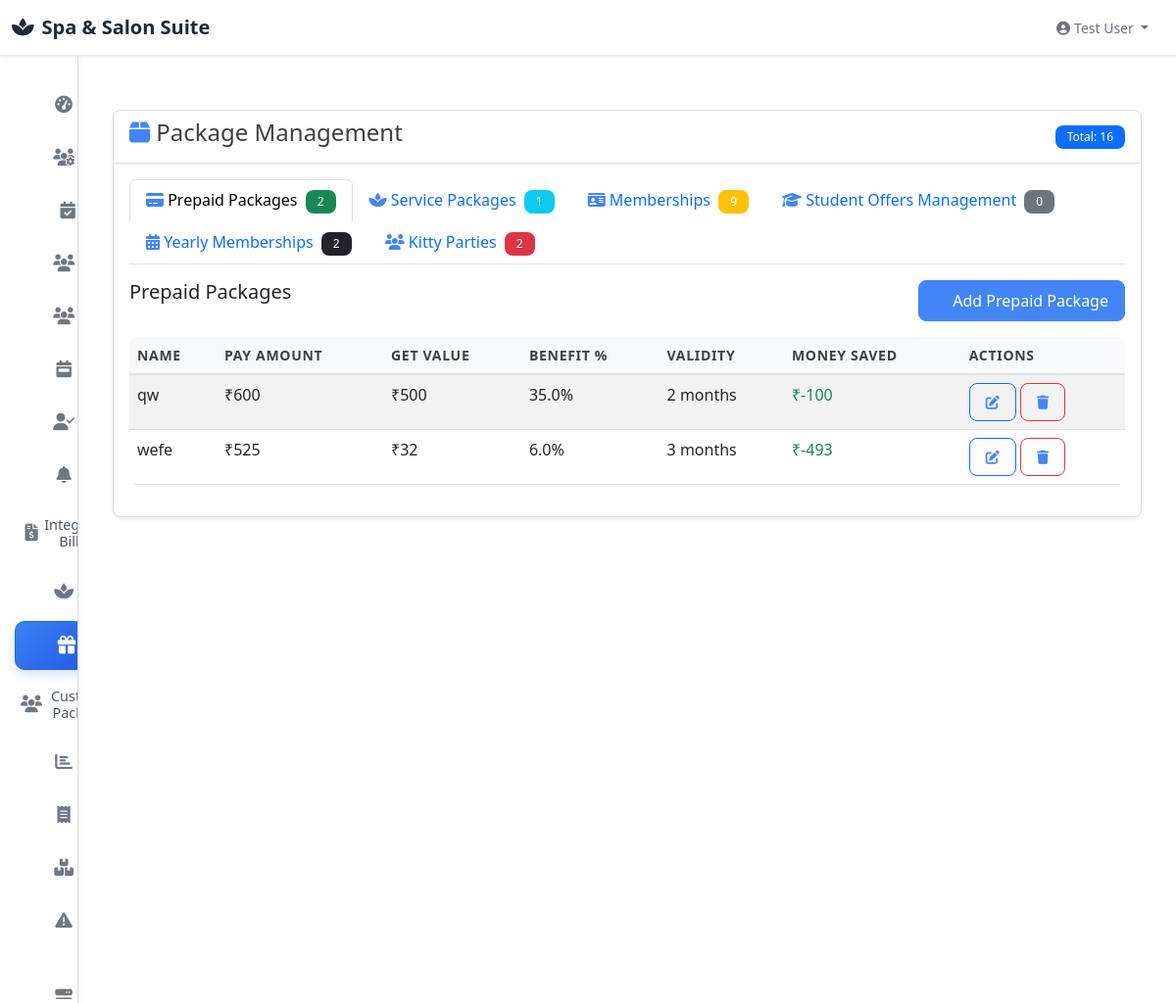
Page /packages (signed in) on the committed database.
### models.py (models this page shows)
class PrepaidPackage(db.Model):
    __tablename__ = "prepaid_packages"
    id = db.Column(db.Integer, primary_key=True)
    name = db.Column(db.String(100), nullable=False)
    actual_price = db.Column(db.Float, nullable=False)   # Price customer pays
    after_value = db.Column(db.Float, nullable=False)    # Value they get
    benefit_percent = db.Column(db.Float, nullable=False)
    validity_months = db.Column(db.Integer, nullable=False)
    is_active = db.Column(db.Boolean, default=True)
    created_at = db.Column(db.DateTime, default=datetime.utcnow)
    @property
    def money_saved(self):
        return self.after_value - self.actual_price

### modules/packages/new_packages_views.py (the view)
@app.route('/packages')
@login_required
def packages():
    if not hasattr(current_user, 'can_access') or not current_user.can_access('packages'):
        flash('Access denied', 'danger')
        return redirect(url_for('dashboard'))
    stats = get_all_package_statistics()
    prepaid_packages = get_all_prepaid_packages()
    service_packages = get_all_service_packages()
    memberships = get_all_memberships()
    student_offers = get_all_student_offers()
    yearly_memberships = get_all_yearly_memberships()
    kitty_parties = get_all_kitty_parties()
    from models import Customer, Service
    customers = Customer.query.filter_by(is_active=True).order_by(Customer.first_name, Customer.last_name).all()
    services = Service.query.filter_by(is_active=True).order_by(Service.name).all()
    return render_template('new_packages.html',
                         prepaid_packages=prepaid_packages,
                         service_packages=service_packages,
                         memberships=memberships,
                         student_offers=student_offers,
                         yearly_memberships=yearly_memberships,
                         kitty_parties=kitty_parties,
                         customers=customers,
                         services=services,
                         stats=stats)

### app.py (called while the page is built)
@login_manager.user_loader
def load_user(user_id):
    from models import User
    return User.query.get(int(user_id))

@app.context_processor
def utility_processor():
    import utils
    return dict(utils=utils)

@app.after_request
def after_request(response):
    response.headers['X-Frame-Options'] = 'SAMEORIGIN'
    response.headers['Access-Control-Allow-Origin'] = '*'
    response.headers['Access-Control-Allow-Methods'] = 'GET, POST, PUT, DELETE, OPTIONS'
    response.headers['Access-Control-Allow-Headers'] = 'Content-Type, Authorization, X-Requested-With'
    response.headers['Cache-Control'] = 'no-cache, no-store, must-revalidate'
    response.headers['Pragma'] = 'no-cache'
    response.headers['Expires'] = '0'
    return response

### models.py (called while the page is built, shortened)
    def has_role(self, role):
        if self.role_id and hasattr(self, 'dynamic_role') and self.dynamic_role:
            return self.dynamic_role.name == role
        return self.role == role

    def can_access(self, resource):
        if not self.is_active:
            return False
        if self.has_role('admin') or self.has_role('super_admin') or self.role == 'admin':
            return True

    @property
    def free_services(self):
        return self.total_services - self.pay_for

### modules/packages/new_packages_queries.py (called while the page is built)
def get_all_package_statistics():
    stats = {
        'prepaid_packages': PrepaidPackage.query.filter_by(is_active=True).count(),
        'service_packages': ServicePackage.query.filter_by(is_active=True).count(),
        'memberships': Membership.query.filter_by(is_active=True).count(),
        'student_offers': StudentOffer.query.filter_by(is_active=True).count(),
        'yearly_memberships': YearlyMembership.query.filter_by(is_active=True).count(),
        'kitty_parties': KittyParty.query.filter_by(is_active=True).count(),
    }
    stats['total_packages'] = sum(stats.values())
    return stats

def get_all_prepaid_packages():
    return PrepaidPackage.query.filter_by(is_active=True).order_by(PrepaidPackage.name).all()

def get_all_service_packages():
    return ServicePackage.query.filter_by(is_active=True).order_by(ServicePackage.name).all()

def get_all_memberships():
    return Membership.query.filter_by(is_active=True).order_by(Membership.name).all()

def get_all_student_offers():
    from models import StudentOffer
    return StudentOffer.query.filter_by(is_active=True).order_by(StudentOffer.created_at.desc()).all()

def get_all_kitty_parties():
    return KittyParty.query.filter_by(is_active=True).order_by(KittyParty.created_at.desc()).all()

### templates/new_packages.html (shortened to what this page needs)
{% extends "base.html" %}
{% block content %}
<div class="container-fluid">
    <div class="row">
        <div class="col-12">
            <div class="card">
                <div class="card-header d-flex justify-content-between align-items-center">
                    <h4><i class="fas fa-box"></i> Package Management</h4>
                    <div>
                        <span class="badge bg-primary">Total: {{ stats.total_packages }}</span>
                    </div>
                </div>
                <div class="card-body">
                    <ul class="nav nav-tabs" id="packageTabs" role="tablist">
                        <li class="nav-item" role="presentation">
                            <button class="nav-link active" id="prepaid-tab" data-bs-toggle="tab" data-bs-target="#prepaid" type="button" role="tab">
                                <i class="fas fa-credit-card"></i> Prepaid Packages
                                <span class="badge bg-success ms-1">{{ stats.prepaid_packages }}</span>
                            </button>
                        </li>
                        <li class="nav-item" role="presentation">
                            <button class="nav-link" id="service-tab" data-bs-toggle="tab" data-bs-target="#service" type="button" role="tab">
                                <i class="fas fa-spa"></i> Service Packages
                                <span class="badge bg-info ms-1">{{ stats.service_packages }}</span>
                            </button>
                        </li>
                        <li class="nav-item" role="presentation">
                            <button class="nav-link" id="membership-tab" data-bs-toggle="tab" data-bs-target="#membership" type="button" role="tab">
                                <i class="fas fa-id-card"></i> Memberships
                                <span class="badge bg-warning ms-1">{{ stats.memberships }}</span>
                            </button>
                        </li>
                        <li class="nav-item" role="presentation">
                            <button class="nav-link" id="assign-student-tab" data-bs-toggle="tab" data-bs-target="#student" type="button" role="tab">
                                <i class="fas fa-graduation-cap"></i> Student Offers Management
                                <span class="badge bg-secondary ms-1">{{ stats.student_offers }}</span>
                            </button>
                        </li>
                        <li class="nav-item" role="presentation">
                            <button class="nav-link" id="yearly-tab" data-bs-toggle="tab" data-bs-target="#yearly" type="button" role="tab">
                                <i class="fas fa-calendar-alt"></i> Yearly Memberships
                                <span class="badge bg-dark ms-1">{{ stats.yearly_memberships }}</span>
                            </button>
                        </li>
                        <li class="nav-item" role="presentation">
                            <button class="nav-link" id="kitty-tab" data-bs-toggle="tab" data-bs-target="#kitty" type="button" role="tab">
                                <i class="fas fa-users"></i> Kitty Parties
                                <span class="badge bg-danger ms-1">{{ stats.kitty_parties }}</span>
                            </button>
                        </li>
                    </ul>
                    <div class="tab-content mt-3" id="packageTabContent">
                        <div class="tab-pane fade show active" id="prepaid" role="tabpanel">
                            <div class="d-flex justify-content-between mb-3">
                                <h5>Prepaid Packages</h5>
                                <button class="btn btn-primary" data-bs-toggle="modal" data-bs-target="#prepaidModal">
                                    <i class="fas fa-plus"></i> Add Prepaid Package
                                </button>
                            </div>
                            <div class="table-responsive">
                                <table class="table table-striped">
                                    <thead>
                                        <tr>
                                            <th>Name</th>
                                            <th>Pay Amount</th>
                                            <th>Get Value</th>
                                            <th>Benefit %</th>
                                            <th>Validity</th>
                                            <th>Money Saved</th>
                                            <th>Actions</th>
                                        </tr>
                                    </thead>
                                    <tbody id="prepaidTableBody">
                                        {% for package in prepaid_packages %}
                                        <tr>
                                            <td>{{ package.name }}</td>
                                            <td>₹{{ "{:,.0f}".format(package.actual_price) }}</td>
                                            <td>₹{{ "{:,.0f}".format(package.after_value) }}</td>
                                            <td>{{ package.benefit_percent }}%</td>
                                            <td>{{ package.validity_months }} months</td>
                                            <td class="text-success">₹{{ "{:,.0f}".format(package.money_saved) }}</td>
                                            <td>
                                                <button class="btn btn-sm btn-outline-primary" onclick="editPrepaid({{ package.id }})">
                                                    <i class="fas fa-edit"></i>
                                                </button>
                                                <button class="btn btn-sm btn-outline-danger" onclick="deletePrepaid({{ package.id }})">
                                                    <i class="fas fa-trash"></i>
                                                </button>
                                            </td>
                                        </tr>
                                        {% endfor %}
                                    </tbody>
                                </table>
                            </div>
                        </div>
                    </div>
                </div>
            </div>
        </div>
    </div>
</div>
{% endblock %}

### static/css/style.css (style rules this page uses)
:root { --spa-primary: #4285f4; --spa-secondary: #8e9aaf; --spa-success: #34a853; --spa-info: #4fc3f7; --spa-warning: #fbbc04; --spa-danger: #ea4335; --spa-light: #f8f9fa; --spa-dark: #2c3e50; --bs-gutter-x: 30px; --table-border-color: #e8eaed; --table-hover-bg: #f8f9fa; --table-striped-bg: #fafbfc; --professional-bg: #ffffff; --professional-sidebar: #f5f7fa; --professional-border: #dadce0; --professional-text: #3c4043; --professional-muted: #70757a; --accepted-green: #1e8e3e; --pending-orange: #f29900; --overdue-red: #d93025; }
* { box-sizing: border-box; }
html, body { height: 100%; margin: 0; padding: 0; font-family: 'Google Sans', 'Segoe UI', Roboto, sans-serif; background-color: var(--professional-bg); color: var(--professional-text) !important; overflow-x: hidden; padding-top: 56px; }
@media (min-width: 992px) { body { padding-left: 280px; } }
.main-content .container-fluid { max-width: 100%; padding: 0; }
.main-content .row { margin: 0; --bs-gutter-x: 30px; }
.main-content [class*="col"] { padding-left: 15px !important; padding-right: 15px !important; }
body.sidebar-minimized { padding-left: 80px; transition: all 0.3s ease; }
.card { border: 1px solid var(--professional-border); border-radius: 8px; box-shadow: 0 2px 4px rgba(60, 64, 67, 0.1); transition: all 0.3s ease; background-color: var(--professional-bg); }
.card .fas, .card .fa { color: var(--spa-primary) !important; }
.card-header { background-color: var(--professional-bg); border-bottom: 1px solid var(--professional-border); font-weight: 600; border-radius: 8px 8px 0 0 !important; color: var(--professional-text) !important; }
.btn { border-radius: 0.5rem; font-weight: 500; padding: 0.5rem 1rem; transition: all 0.3s ease; }
.btn-primary { background-color: var(--spa-primary); border: 1px solid var(--spa-primary); color: white; }
.table { border-radius: 0.5rem; overflow: hidden; }
.table thead th { border-bottom: 2px solid var(--bs-border-color); font-weight: 600; text-transform: uppercase; font-size: 0.875rem; letter-spacing: 0.05em; background-color: var(--spa-light); color: var(--professional-text) !important; }
.table tbody tr { transition: all 0.3s ease; }
.badge { border-radius: 0.5rem; padding: 0.375rem 0.75rem; font-weight: 500; font-size: 0.75rem; }

### rows in the picture
PrepaidPackage: name "qw", actual_price "600", after_value "500", benefit_percent "35.0", validity_months "2", money_saved "-100"
PrepaidPackage: name "wefe", actual_price "525", after_value "32", benefit_percent "6.0", validity_months "3", money_saved "-493"

### other values in the picture
{{ stats.total_packages }} "16"
{{ stats.prepaid_packages }} "2"
{{ stats.service_packages }} "1"
{{ stats.memberships }} "9"
{{ stats.student_offers }} "0"
{{ stats.yearly_memberships }} "2"
{{ stats.kitty_parties }} "2"
